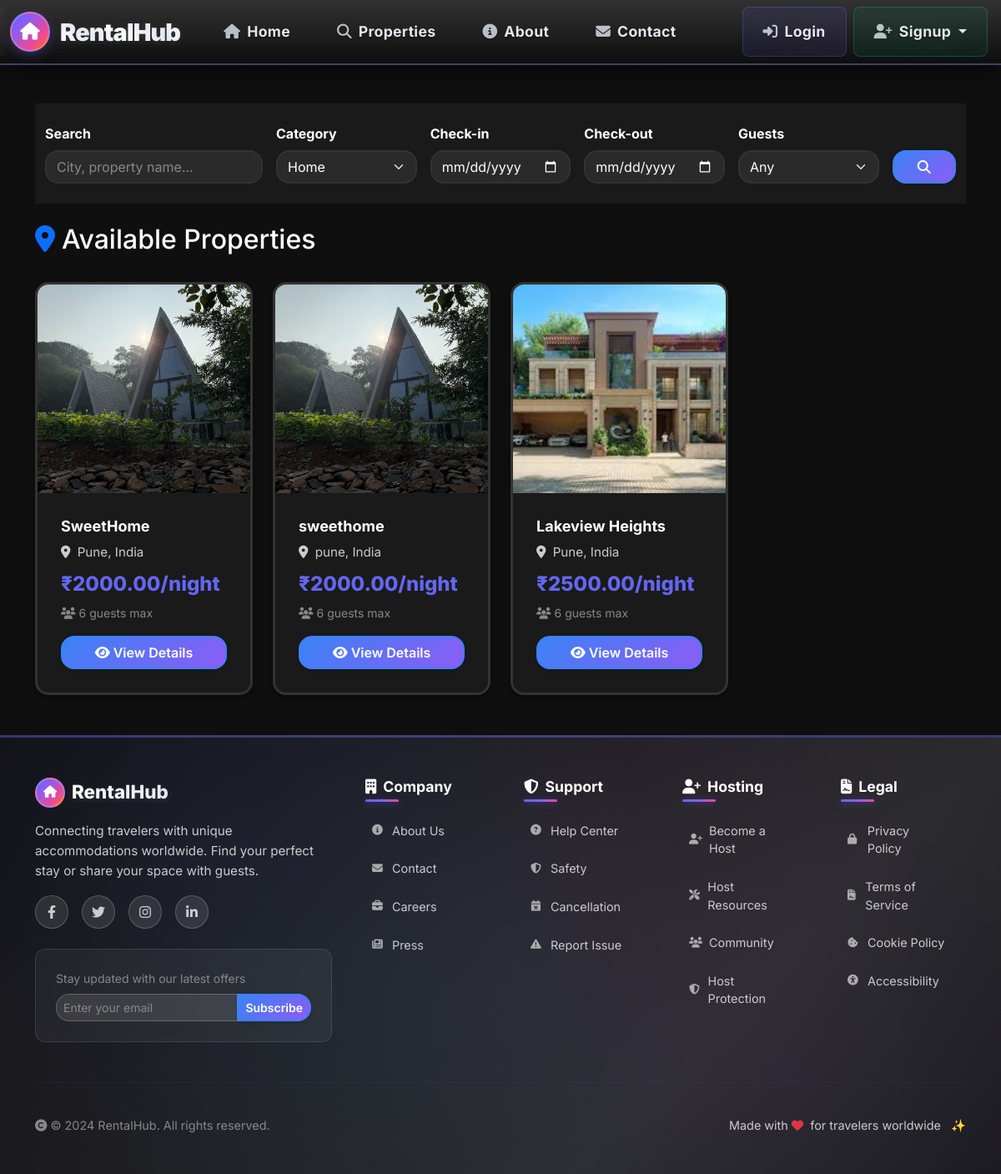
The app's page /listings/?category=HOME with its own data.
### listings/models.py (models this page shows, shortened)
class Property(models.Model):
    CATEGORY_CHOICES = (
        ('HOME', 'Home'),
        ('APARTMENT', 'Apartment'),
        ('BEACHFRONT', 'Beachfront'),
        ('MOUNTAIN', 'Mountain'),
        ('CABIN', 'Cabin'),
        ('VILLA', 'Villa'),
        ('OTHER', 'Other'),
    )
    owner = models.ForeignKey(User, on_delete=models.CASCADE, related_name='properties_owned')
    title = models.CharField(max_length=200)
    description = models.TextField()
    address = models.CharField(max_length=255)
    city = models.CharField(max_length=100)
    country = models.CharField(max_length=100, default='India')
    category = models.CharField(max_length=20, choices=CATEGORY_CHOICES, default='HOME')
    price_per_night = models.DecimalField(max_digits=8, decimal_places=2)
    max_guests = models.PositiveIntegerField(default=2)
    is_active = models.BooleanField(default=True)
    created_at = models.DateTimeField(auto_now_add=True)
    class Meta:
        ordering = ['-created_at']
    @property
    def main_image(self):
        main_img = self.images.filter(is_primary=True).first()
        if main_img:
            return main_img.image.url
        first_img = self.images.first()
        if first_img:
            return first_img.image.url
        return None

class PropertyImage(models.Model):
    property = models.ForeignKey(Property, on_delete=models.CASCADE, related_name='images')
    image = models.ImageField(upload_to='property_images/%Y/%m/%d/')
    is_primary = models.BooleanField(default=False)
    uploaded_at = models.DateTimeField(auto_now_add=True)
    class Meta:
        ordering = ['-uploaded_at']

### listings/views.py (the view, shortened to what this page needs)
# urls.py: path('', views.property_list, name='property_list'),
def property_list(request):
    properties = Property.objects.filter(is_active=True).prefetch_related('images')
    search_query = request.GET.get('search', '')
    category_filter = request.GET.get('category', '')
    check_in = request.GET.get('check_in', '')
    check_out = request.GET.get('check_out', '')
    guests = request.GET.get('guests', '')
    if category_filter:
        properties = properties.filter(category=category_filter)
    if guests:
        try:
            guest_count = int(guests.split()[0])  # Extract number from "2 guests"
            properties = properties.filter(max_guests__gte=guest_count)
        except (ValueError, IndexError):
            pass
    context = {
        'properties': properties,
        'search_query': search_query,
        'selected_category': category_filter,
        'check_in': check_in,
        'check_out': check_out,
        'guests': guests,
        'categories': Property.CATEGORY_CHOICES,
    }
    return render(request, 'listings/property_list.html', context)

### templates/listings/property_list.html (shortened to what this page needs)
{% extends 'base.html' %}
{% block content %}
<div class="bg-light py-4 mb-4">
    <div class="container">
        <form method="GET" class="row g-3 align-items-end">
            <div class="col-md-3">
                <label class="form-label fw-bold">Search</label>
                <input type="text" name="search" class="form-control" placeholder="City, property name..."
                       value="{{ search_query }}">
            </div>
            <div class="col-md-2">
                <label class="form-label fw-bold">Category</label>
                <select name="category" class="form-select">
                    {% for value, label in categories %}
                    <option value="{{ value }}" {% if selected_category == value %}selected{% endif %}>{{ label }}</option>
                    {% endfor %}
                </select>
            </div>
            <div class="col-md-2">
                <label class="form-label fw-bold">Check-in</label>
                <input type="date" name="check_in" class="form-control" value="{{ check_in }}">
            </div>
            <div class="col-md-2">
                <label class="form-label fw-bold">Check-out</label>
                <input type="date" name="check_out" class="form-control" value="{{ check_out }}">
            </div>
            <div class="col-md-2">
                <label class="form-label fw-bold">Guests</label>
                <select name="guests" class="form-select">
                    <option value="">Any</option>
                </select>
            </div>
            <div class="col-md-1">
                <button type="submit" class="btn btn-primary w-100">
                    <i class="fas fa-search"></i>
                </button>
            </div>
        </form>
    </div>
</div>
<div class="row mb-4">
    <div class="col-12 d-flex justify-content-between align-items-center">
        <h2><i class="fas fa-map-marker-alt text-primary me-2"></i>Available Properties</h2>
    </div>
</div>
{% if properties %}
<div class="row g-4">
    {% for property in properties %}
    <div class="col-xl-3 col-lg-4 col-md-6">
        <div class="property-card h-100">
            {% if property.main_image %}
                <img src="{{ property.main_image }}" class="card-img-top" alt="{{ property.title }}" style="height: 250px; object-fit: cover; image-rendering: -webkit-optimize-contrast; image-rendering: crisp-edges;">
            {% else %}
                <div class="card-img-top bg-light d-flex align-items-center justify-content-center">
                    <i class="fas fa-building fa-4x text-muted"></i>
                </div>
            {% endif %}
            <div class="card-body d-flex flex-column">
                <h6 class="card-title mb-2">{{ property.title }}</h6>
                <div class="location mb-2">
                    <i class="fas fa-map-marker-alt me-1"></i>
                    {{ property.city }}, {{ property.country }}
                </div>
                <div class="mb-3">
                    <div class="price mb-1">₹{{ property.price_per_night }}/night</div>
                    <small class="text-muted">
                        <i class="fas fa-users me-1"></i>{{ property.max_guests }} guests max
                    </small>
                </div>
                {% if property.is_active %}
                    <a href="{% url 'listings:property_detail' property.pk %}" class="btn btn-primary w-100 mt-auto">
                        <i class="fas fa-eye me-1"></i>View Details
                    </a>
                {% else %}
                    <span class="badge bg-secondary w-100 text-center mt-auto p-2">Inactive</span>
                {% endif %}
            </div>
        </div>
    </div>
    {% endfor %}
</div>
{% endif %}
{% endblock %}

### static/css/style.css (style rules this page uses)
:root { --primary-gradient: linear-gradient(135deg, #3b3b3f 0%, #6366f1 100%); --success-gradient: linear-gradient(135deg, #10b981 0%, #059669 100%); --info-gradient: linear-gradient(135deg, #06b6d4 0%, #0891b2 100%); --border-radius: 16px; --border-radius-sm: 12px; --border-radius-lg: 24px; --shadow-light: 0 4px 6px -1px rgba(0, 0, 0, 0.3), 0 2px 4px -1px rgba(0, 0, 0, 0.2); --shadow-medium: 0 10px 15px -3px rgba(0, 0, 0, 0.3), 0 4px 6px -2px rgba(0, 0, 0, 0.2); --shadow-heavy: 0 20px 25px -5px rgba(0, 0, 0, 0.3), 0 10px 10px -5px rgba(0, 0, 0, 0.2); --glass-bg: rgba(0, 0, 0, 0.25); --glass-border: rgba(0, 0, 0, 0.18); --bg-primary: #0f0f0f; --bg-secondary: #1a1a1a; --bg-tertiary: #2a2a2a; --text-primary: #ffffff; --text-secondary: #cccccc; --text-muted: #888888; --border-color: #333333; --card-bg: #1a1a1a; --input-bg: #2a2a2a; }
body { background-color: var(--bg-primary); color: var(--text-primary); font-family: 'Inter', sans-serif; }
.container { background-color: transparent; }
.property-card { background: var(--card-bg); border-radius: var(--border-radius); overflow: hidden; box-shadow: var(--shadow-light); transition: all 0.4s ease; border: 3px solid var(--border-color); height: 100%; color: var(--text-primary); position: relative; }
.property-card::before { content: ''; position: absolute; top: 0; left: 0; right: 0; bottom: 0; border: 2px solid transparent; border-radius: var(--border-radius); background: linear-gradient(135deg, #6366f1, #8b5cf6) border-box; mask: linear-gradient(#fff 0 0) padding-box, linear-gradient(#fff 0 0); mask-composite: exclude; opacity: 0; transition: opacity 0.3s ease; }
.property-card .card-img-top { height: 220px; object-fit: cover; transition: transform 0.4s ease; }
.property-card .card-body { padding: 1.75rem; }
.property-card .card-title { font-weight: 700; color: var(--text-primary); margin-bottom: 0.75rem; font-size: 1.125rem; line-height: 1.3; }
.property-card .location { color: var(--text-secondary); font-size: 0.95rem; margin-bottom: 1rem; }
.property-card .price { font-weight: 800; font-size: 1.5rem; color: #6366f1; margin-bottom: 1.25rem; }
.property-card .card-img-top { transition: transform 0.3s ease; }
.btn { border-radius: var(--border-radius); font-weight: 600; transition: all 0.3s ease; position: relative; overflow: hidden; border: 2px solid transparent; box-shadow: 0 2px 4px rgba(0, 0, 0, 0.1); }
.btn-primary { background: linear-gradient(135deg, #3b82f6 0%, #8b5cf6 100%); color: white; border-color: #3b82f6; }
.form-control, .form-select { border-radius: var(--border-radius); border: 2px solid var(--border-color); transition: all 0.3s ease; background-color: var(--input-bg); color: var(--text-primary); }
.form-control::placeholder { color: var(--text-muted); }
.form-label { color: var(--text-primary); font-weight: 600; }
.card-body { color: var(--text-primary); }
.text-muted { color: var(--text-muted) !important; }
.bg-light { background-color: var(--bg-secondary) !important; }

### records on screen
Property: main_image (picture), title "SweetHome", city "Pune", country "India", price_per_night "2000.00", max_guests "6", is_active True (drawn)
Property: main_image (picture), title "sweethome", city "pune", country "India", price_per_night "2000.00", max_guests "6", is_active True (drawn)
Property: main_image (picture), title "Lakeview Heights", city "Pune", country "India", price_per_night "2500.00", max_guests "6", is_active True (drawn)

### other values on screen
form field category "Home"
